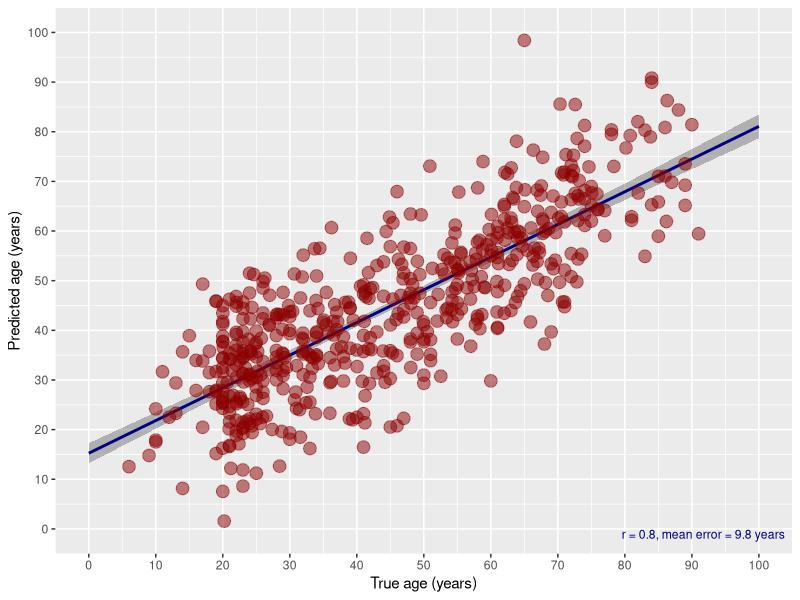

Source code (R):
# Load required libraries

library( MASS )
library( ggplot2 )

resultsIXI <- read.csv( '../labelresultsI.csv' )
resultsKirby <- read.csv( '../labelresultsK.csv' )
resultsNKI <- read.csv( '../labelresultsN.csv' )
resultsOasis <- read.csv( '../labelresultsO.csv' )

resultsCombined <- rbind( resultsIXI, resultsKirby, resultsNKI, resultsOasis )
resultsCombined$SEX <- resultsCombined$SEX - 1

trainingPercentage <- 0.5
partitioning <- runif( nrow( resultsCombined ) )
trainingIndices <- which( partitioning < trainingPercentage )
testingIndices <- which( partitioning >= trainingPercentage )
trainingData <- resultsCombined[trainingIndices,];
testingData <- resultsCombined[testingIndices,];

#
# Do gender prediction
#   Include all AGE/REGION interaction terms
#
#

regionalTerms <- paste( names( resultsCombined )[6:37] , collapse = " + " )

myFormula <- as.formula( paste( "AGE ~ ", regionalTerms, " + SITE + VOLUME", sep = '' ) )
ageModel <- lm( myFormula, data = trainingData )
ageModelAIC <- stepAIC( ageModel, direction = "both", k = 4, trace = TRUE )
predictedAge <- predict( ageModelAIC, newdata = testingData, type = 'response' )

correlation <- cor( testingData$AGE, predictedAge )
meanerr <- mean( abs(  testingData$AGE - predictedAge ) )

annotation <- paste0( "r = ", signif( correlation, 2 ), ", mean error = ", signif( meanerr, 2 ), " years" )

print( summary( ageModelAIC ) )

plotData <- data.frame( TrueAge = testingData$AGE, PredictedAge = predictedAge )

brainAgePlot <- ggplot( plotData, aes( x = TrueAge, y = PredictedAge ) ) +
                stat_smooth( colour = "navyblue", formula = y ~ 1 + x, method = "lm",
                  size = 1, n = 1000, level = 0.95, se = TRUE, fullrange = TRUE, fill = 'black', alpha = 0.25 ) +
                geom_point( aes( colour = "darkred" ), size = 4, alpha = 0.5 ) +
                scale_x_continuous( "True age (years)", breaks = seq( 0, 100, by = 10 ), labels = seq( 0, 100, by = 10 ), limits = c( 0, 100 ) ) +
                scale_y_continuous( "Predicted age (years)", breaks = seq( 0, 100, by = 10 ), labels = seq( 0, 100, by = 10 ), limits = c( 0, 100 ) ) +
                scale_colour_manual( labels = annotation, values = "darkred" ) +
                theme( legend.justification = c( 1, 0 ), legend.position = c( 1, 0 ), legend.title = element_blank(), legend.background = element_blank(), legend.key = element_blank(), legend.text = element_text( colour = 'navyblue' ) ) +
                guides( colour = guide_legend( override.aes = list( shape = NA ) ), keywidth = 0 )
ggsave( filename = paste( "../ageRegressionPredict.pdf", sep = "" ), plot = brainAgePlot, width = 6, height = 6, units = 'in' )



# Call:
# lm(formula = AGE ~ LABEL_2 + LABEL_3 + LABEL_5 + LABEL_7 + LABEL_9 +
#     LABEL_11 + LABEL_12 + LABEL_13 + LABEL_15 + LABEL_16 + LABEL_21 +
#     LABEL_22 + LABEL_23 + LABEL_24 + LABEL_25 + LABEL_26 + LABEL_28 +
#     LABEL_31 + SITE + VOLUME, data = trainingData)
#
# Residuals:
#     Min      1Q  Median      3Q     Max
# -43.663  -8.444   0.641   8.309  40.089
#
# Coefficients:
#               Estimate Std. Error t value Pr(>|t|)
# (Intercept)  9.198e+01  7.381e+00  12.463  < 2e-16 ***
# LABEL_2     -5.778e+00  2.132e+00  -2.711 0.006939 **
# LABEL_3     -4.746e+00  2.416e+00  -1.965 0.049967 *
# LABEL_5      4.226e+00  1.373e+00   3.079 0.002188 **
# LABEL_7      3.495e+00  1.509e+00   2.316 0.020947 *
# LABEL_9     -1.966e+01  3.004e+00  -6.545 1.43e-10 ***
# LABEL_11     5.998e+00  2.970e+00   2.019 0.043951 *
# LABEL_12     9.984e+00  2.862e+00   3.488 0.000527 ***
# LABEL_13    -6.731e+00  1.926e+00  -3.495 0.000514 ***
# LABEL_15     6.110e+00  2.741e+00   2.229 0.026231 *
# LABEL_16     6.378e+00  2.482e+00   2.570 0.010454 *
# LABEL_21    -1.505e+01  3.838e+00  -3.921 9.98e-05 ***
# LABEL_22    -8.432e+00  3.679e+00  -2.292 0.022322 *
# LABEL_23     1.469e+01  3.391e+00   4.332 1.77e-05 ***
# LABEL_24    -8.680e+00  3.367e+00  -2.578 0.010212 *
# LABEL_25    -1.634e+01  4.959e+00  -3.296 0.001048 **
# LABEL_26    -1.498e+01  5.047e+00  -2.968 0.003138 **
# LABEL_28     1.077e+01  3.656e+00   2.946 0.003361 **
# LABEL_31     1.361e+01  4.099e+00   3.320 0.000962 ***
# SITEHH      -1.036e+00  1.896e+00  -0.546 0.585114
# SITEIOP     -7.608e-01  2.844e+00  -0.267 0.789203
# SITEKirby   -1.121e+01  3.912e+00  -2.866 0.004328 **
# SITENKI     -3.149e+00  2.138e+00  -1.473 0.141377
# SITEOASIS    8.384e+00  1.970e+00   4.256 2.46e-05 ***
# VOLUME      -1.301e-05  4.463e-06  -2.915 0.003714 **
# ---
# Signif. codes:  0 ‘***’ 0.001 ‘**’ 0.01 ‘*’ 0.05 ‘.’ 0.1 ‘ ’ 1
#
# Residual standard error: 12.45 on 521 degrees of freedom
# Multiple R-squared:  0.6518,	Adjusted R-squared:  0.6358
# F-statistic: 40.64 on 24 and 521 DF,  p-value: < 2.2e-16
#
# age prediction error =  -0.870453
